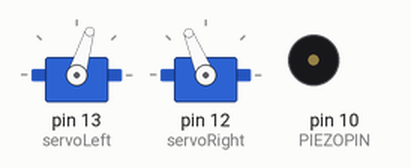
Bench run of a sketch on a simulated Arduino Uno, built with avr-gcc and run on an emulated ATmega328P. Parts: 2 × servo, buzzer (waves = sounding).

Above: at 0.1 s.
At 39.9 s:
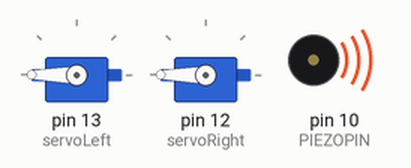
Timing chart, 0 to 40.0 s (numbered marks = the images above):
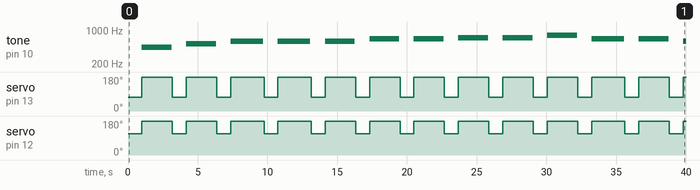

Measured:
- by itself, servo on pin 13 (servoLeft): alternates 180° for 2.2 s and 73° for 1.0 s
- by itself, servo on pin 12 (servoRight): alternates 180° for 2.2 s and 112° for 1.0 s
- by itself, tone on pin 10 (PIEZOPIN): plays 440 Hz for 2.1 s, 523 Hz for 2.1 s, 587 Hz for 2.3 s, 587 Hz for 2.3 s, 587 Hz for 2.1 s, 659 Hz for 2.1 s … (13 notes in this stretch)

The sketch:

sketch_jul12b.ino
```cpp
/*
Robotics with the BOE Shield – ServosOppositeDirections
Generate a servo full speed counterclockwise signal with pin 13 and
full speed clockwise signal with pin 12.
*/

#include <Servo.h>                           // Include servo library

Servo servoLeft;                             // Declare left servo signal
Servo servoRight;                            // Declare right servo signal
int PIEZOPIN = 10;

// One octave of notes between A4 and A5
int note_A4 = 440;
int note_As4 = 466; int note_Bb4 = note_As4;
int note_B4 = 494;
int note_C5 = 523;
int note_Cs5 = 554; int note_Db5 = note_Cs5;
int note_D5 = 587;
int note_Ds5 = 622; int note_Eb5 = note_Ds5;
int note_E5 = 659;
int note_F5 = 698;
int note_Fs5 = 740; int note_Gb5 = note_Fs5;
int note_G5 = 784;
int note_Gs5 = 830; int note_Ab5 = note_Gs5;

int note_A5 = note_A4 * 2;
int note_As5 = note_As4 * 2; int note_Bb5 = note_As5;
int note_B5 = note_B4 * 2;

int note_rest = -1;

// note lengths defined here
long whole_note = 3000; // change tempo by changing duration of one measure
long half_note = whole_note / 2;
long quarter_note = whole_note / 4;
long eighth_note = whole_note / 8;
long sixteenth_note = whole_note / 16;

// song is stored as notes and duration of those notes
long worknotes[61][2] = {
  {note_A4, sixteenth_note}, {note_C5, sixteenth_note}, {note_D5, eighth_note}, {note_D5, eighth_note}, {note_D5, sixteenth_note},
  {note_E5, sixteenth_note}, {note_E5, sixteenth_note}, {note_F5, sixteenth_note}, {note_F5, sixteenth_note},
  {note_G5, sixteenth_note}, {note_E5, eighth_note}, {note_E5, sixteenth_note},{note_D5, sixteenth_note},
  {note_C5, sixteenth_note}, {note_C5, eighth_note}, {note_D5, half_note}, {note_A5, sixteenth_note}, {note_C5, sixteenth_note},
  {note_D5, eighth_note}, {note_D5, sixteenth_note}, {note_D5, sixteenth_note}, {note_E5, sixteenth_note}, {note_F5, eighth_note},
  {note_F5, sixteenth_note}, {note_F5, sixteenth_note},{note_G5, sixteenth_note}, {note_E5, eighth_note}, {note_E5, eighth_note},
  {note_D5, sixteenth_note}, {note_C5, sixteenth_note}, {note_D5, half_note}, {note_A4, eighth_note}, {note_C5, sixteenth_note},

  {note_D5, eighth_note}, {note_D5, sixteenth_note}, {note_D5, eighth_note}, {note_F5, eighth_note}, {note_G5, half_note}, {note_G5, sixteenth_note},
  {note_G5, eighth_note}, {note_A4, sixteenth_note}, {note_Bb5, eighth_note}, {note_Bb5, sixteenth_note}, {note_A4, sixteenth_note},
  {note_G5, sixteenth_note}, {note_A4, sixteenth_note}, {note_D5, half_note}, {note_D5, sixteenth_note}, {note_E5, sixteenth_note},
  {note_F5, eighth_note}, {note_F5, eighth_note}, {note_G5, sixteenth_note}, {note_A4, sixteenth_note}, {note_D5, half_note}, {note_D5, sixteenth_note},
  {note_F5, sixteenth_note}, {note_E5, eighth_note}, {note_E5, sixteenth_note}, {note_F5, sixteenth_note}, {note_D5, eighth_note},
  {note_E5, half_note}
  };

// Everything is Awesome
long awesome_notes[35][2] = {
  // Measure 0
  {note_rest, eighth_note * 4},
  {note_Ab5, eighth_note},
  {note_Ab5, eighth_note},
  {note_Ab5, eighth_note},
  {note_Ab5, eighth_note},
  // Measure 1
  {note_Ab5, eighth_note},
  {note_G5, eighth_note * 7},
  // Measure 2
  {note_rest, eighth_note * 4},
  {note_Ab5, eighth_note},
  {note_Ab5, eighth_note},
  {note_Ab5, eighth_note},
  {note_Ab5, eighth_note},
  // Measure 3
  {note_Ab5, quarter_note},
  {note_G5, eighth_note},
  {note_F5, eighth_note},
  {note_Eb5, eighth_note},
  {note_F5, eighth_note},
  {note_G5, eighth_note},
  {note_F5, eighth_note * 3},
  // Measure 4
  {note_rest, eighth_note},
  {note_Ab5, eighth_note * 2},
  {note_Ab5, eighth_note},
  {note_Ab5, eighth_note},
  {note_Ab5, eighth_note},
  // Measure 5
  {note_Ab5, eighth_note},
  {note_Bb5, eighth_note * 7},
  // Measure 6
  {note_rest, eighth_note},
  {note_Bb4, eighth_note},
  {note_Bb4, eighth_note},
  {note_G5, eighth_note * 2},
  {note_F5, eighth_note},
  {note_F5, eighth_note},
  {note_Eb5, eighth_note},
  // Measure 7
  {note_Eb5, quarter_note * 3},
  {note_rest, quarter_note}
};

// if you want there to be silence between notes,
//   staccato should be true
bool staccato = true;


void setup()                                 // Built in initialization block
{
  pinMode(PIEZOPIN, OUTPUT);
 servoLeft.attach(13);                      // Attach left signal to pin 13
 servoRight.attach(12);                     // Attach right signal to pin 12
}

void loop()                                  // Main loop auto-repeats
{
  for(int i=0; i<62; i++){
 servoLeft.writeMicroseconds(1300);         // 1.7 ms -> counterclockwise
 servoRight.writeMicroseconds(1700);        // 1.3 ms -> clockwise
 delay(500);
    int between = 0;
    if(staccato){
      between = 50;
    }
 servoLeft.writeMicroseconds(1300);         // 1.7 ms -> counterclockwise
 servoRight.writeMicroseconds(1700);            // 1.3 ms -> clockwise
 delay(500);
    // Play tone, or play silence (for rest)
    if (worknotes[i][0] == note_rest) {
      noTone(PIEZOPIN);
    }
    else {
      tone(PIEZOPIN, worknotes[i][0]);
    }
      servoLeft.write(180);
  servoRight.write(180);
 delay(2000);
    delay(worknotes[i][1] - between);
    noTone(PIEZOPIN);
    delay(between);
  }


// servoLeft.writeMicroseconds(1300);         // 1.7 ms -> counterclockwise
// servoRight.writeMicroseconds(1500);        // 1.3 ms -> clockwise
// delay(1000);


// servoLeft.writeMicroseconds(1300);         // 1.7 ms -> counterclockwise
// servoRight.writeMicroseconds(1300);        // 1.3 ms -> clockwise
// delay(500);
}
```
